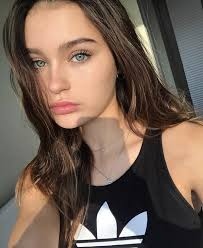
#> input picture face.jpg, 203 x 248 px
$ python main.py
#> lines starting #> are read from the running program, lines starting #| are printed output that depends on the picture; after the words box and inside, x2 and y2 are one past the last pixel; in counts of white or black regions, pixels touching at a corner belong together
import pathlib
import cv2


# Read the Image
imagePath = 'face.jpg'
img = cv2.imread(imagePath)
#> img is the input picture: shape (248, 203, 3); mean B, G, R 83, 95.4, 114.4


# Convert the Image to Grayscale
gray_image = cv2.cvtColor(img, cv2.COLOR_BGR2GRAY)
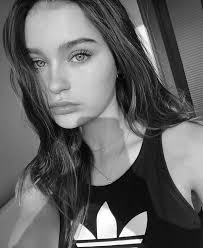
#> gray_image: shape (248, 203); min 0, max 255, mean 99.7
gray_image.shape


# Load the Classifier Algorithm
face_classifier = cv2.CascadeClassifier(
    cv2.data.haarcascades + "haarcascade_frontalface_default.xml"
)

# Perform the Face Detection
face = face_classifier.detectMultiScale(
    gray_image, scaleFactor=1.1, minNeighbors=5, minSize=(40, 40)
)
#> face = [[10, 18, 105, 105]]

# Draw a Bouding Box
for (x, y, w, h) in face:
    cv2.rectangle(img, (x, y), (x + w, y + h), (0, 255, 0), 4)
    faces = img[y:y + h, x:x + w]
    cv2.imwrite('face-cropped.jpg', faces)
#> this loop made 1 pass
#> pass 1, `faces = img[y:y + h, x:x + w]`:
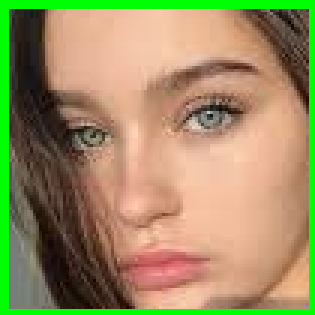
#> faces: shape (105, 105, 3) (shown 3 times larger); mean B, G, R 98, 142.6, 155.7
#> after the loop:
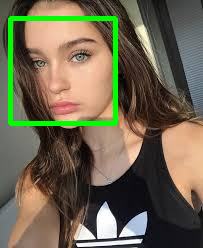
#> img: shape (248, 203, 3); 4.15% of pixels changed, all inside (x1, y1, x2, y2) = (8, 16, 118, 126)

#Save Image
cv2.imwrite('face-detected.jpg', img)
# cv2.imshow('img', img)
cv2.waitKey()
